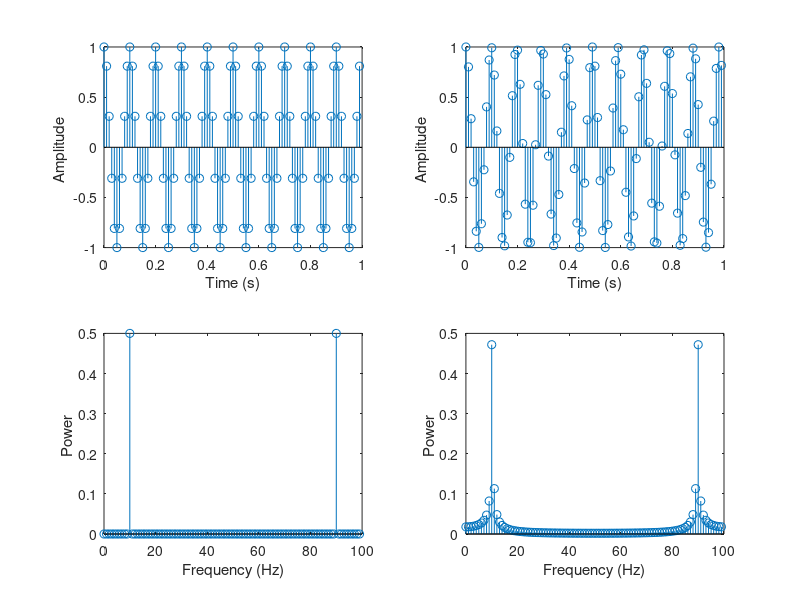

Write MATLAB code to recreate this figure.
%mducng/SoC/D2/G2touch
% Load time signal from txt file
%%%%%%%%%%%%%%%%%%%%%%%%%%%%%%%%%%%%%%%%%%%%%%%%%%%%%%%%%%%%%%%%%%%%%%%%%%%%%%%%
clc; 
clear; 
close all;
%%%%%%%%%%%%%%%%%%%%%%%%%%%%%%%%%%%%%%%%%%%%%%%%%%%%%%%%%%%%%%%%%%%%%%%%%%%%%%%%
Fs          =  100;
dT          =  1/Fs;
f1          =  10;
f2          =  10.2;
Nfft        =  Fs;
dF          =  Fs/Nfft;
%%%%%%%%%%%%%%%%%%%%%%%%%%%%%%%%%%%%%%%%%%%%%%%%%%%%%%%%%%%%%%%%%%%%%%%%%%%%%%%%
tVectors    =  (0:1:(Nfft-1))*dT;
x1          =  cos(2*pi*f1*tVectors);
x2          =  cos(2*pi*f2*tVectors);
%%%%%%%%%%%%%%%%%%%%%%%%%%%%%%%%%%%%%%%%%%%%%%%%%%%%%%%%%%%%%%%%%%%%%%%%%%%%%%%%
fVectors    =  (0:1:(Nfft-1))*dF;
y1          =   fft(x1,Nfft);
y2          =   fft(x2,Nfft);
%%%%%%%%%%%%%%%%%%%%%%%%%%%%%%%%%%%%%%%%%%%%%%%%%%%%%%%%%%%%%%%%%%%%%%%%%%%%%%%%
%plot time signal
subplot(2,2,1);
stem(tVectors,x1);
xlabel('Time (s)');
ylabel('Amplitude ');
subplot(2,2,2);
stem(tVectors,x2);
xlabel('Time (s)');
ylabel('Amplitude ');
%Plot frequency signal
subplot(2,2,3);
stem(fVectors,abs(y1/Nfft));
xlabel('Frequency (Hz)');
ylabel('Power ');
subplot(2,2,4);
stem(fVectors,abs(y2/Nfft));
xlabel('Frequency (Hz)');
ylabel('Power ');
